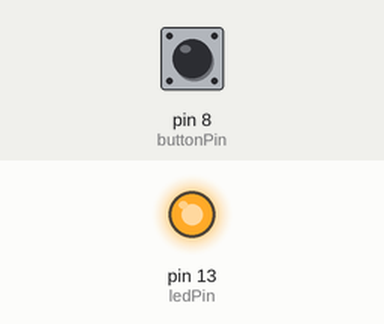
Simulated run of this sketch. Board: Arduino Uno, built with avr-gcc and run on an emulated ATmega328P. Shown: output pins drawn as LEDs (lit = HIGH). Inputs (shaded band) come from the test bench; at power-on: pin 8 (buttonPin) LOW.

Above: at 1.2 s.
1.3 s: pin 8 (buttonPin) pulled HIGH for 0.15 s
At 1.8 s:
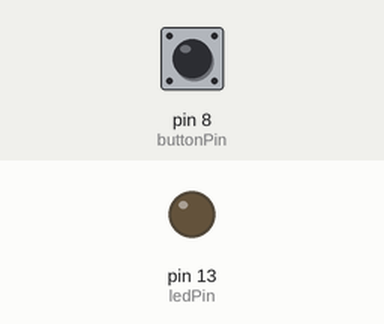
2.9 s: pin 8 (buttonPin) pulled HIGH for 1 s
At 4.0 s:
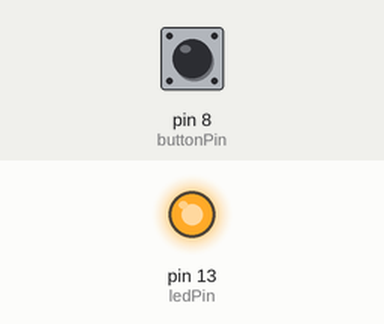
5.4 s: pin 8 (buttonPin) pulled HIGH for 3.2 s
At 5.9 s:
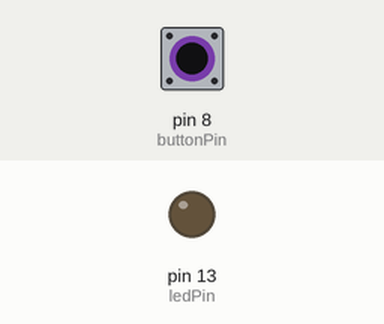
Timing chart, 0 to 8.4 s (numbered marks = the images above; inputs shaded):
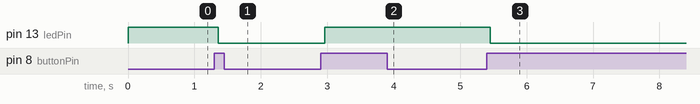

Measured:
- after the input at 1.3 s, pin 13 (ledPin): HIGH → LOW after 0.06 s
- after the input at 2.9 s, pin 13 (ledPin): LOW → HIGH after 0.06 s
- after the input at 5.4 s, pin 13 (ledPin): HIGH → LOW after 0.06 s

The sketch:

avoidance_test.ino
```cpp
// constants won't change. They're used here to set pin numbers:
const int buttonPin = 8;    // the number of the pushbutton pin
const int ledPin = 13;      // the number of the LED pin

// Variables will change:
int ledState = HIGH;         // the current state_machine of the output pin
int buttonState;             // the current reading from the input pin
int lastButtonState = LOW;   // the previous reading from the input pin

// the following variables are unsigned longs because the time, measured in
// milliseconds, will quickly become a bigger number than can be stored in an int.
unsigned long lastDebounceTime = 0;  // the last time the output pin was toggled
unsigned long debounceDelay = 50;    // the debounce time; increase if the output flickers

void setup() {
  pinMode(buttonPin, INPUT);
  pinMode(ledPin, OUTPUT);

  // set initial LED state_machine
  digitalWrite(ledPin, ledState);
  Serial.begin(9600);
}

void loop() {
  // read the state_machine of the switch into a local variable:
  int reading = digitalRead(buttonPin);
  //Serial.println(reading);
  // check to see if you just pressed the button
  // (i.e. the input went from LOW to HIGH), and you've waited long enough
  // since the last press to ignore any noise:

  // If the switch changed, due to noise or pressing:
  if (reading != lastButtonState) {
    // reset the debouncing timer
    lastDebounceTime = millis();
  }

  if ((millis() - lastDebounceTime) > debounceDelay) {
    // whatever the reading is at, it's been there for longer than the debounce
    // delay, so take it as the actual current state_machine:

    // if the button state_machine has changed:
    if (reading != buttonState) {
      buttonState = reading;

      // only toggle the LED if the new button state_machine is HIGH
      if (buttonState == HIGH) {
        ledState = !ledState;
      }
    }
  }

  // set the LED:
  digitalWrite(ledPin, ledState);

  // save the reading. Next time through the loop, it'll be the lastButtonState:
  lastButtonState = reading;

  delay(9);
}
```
